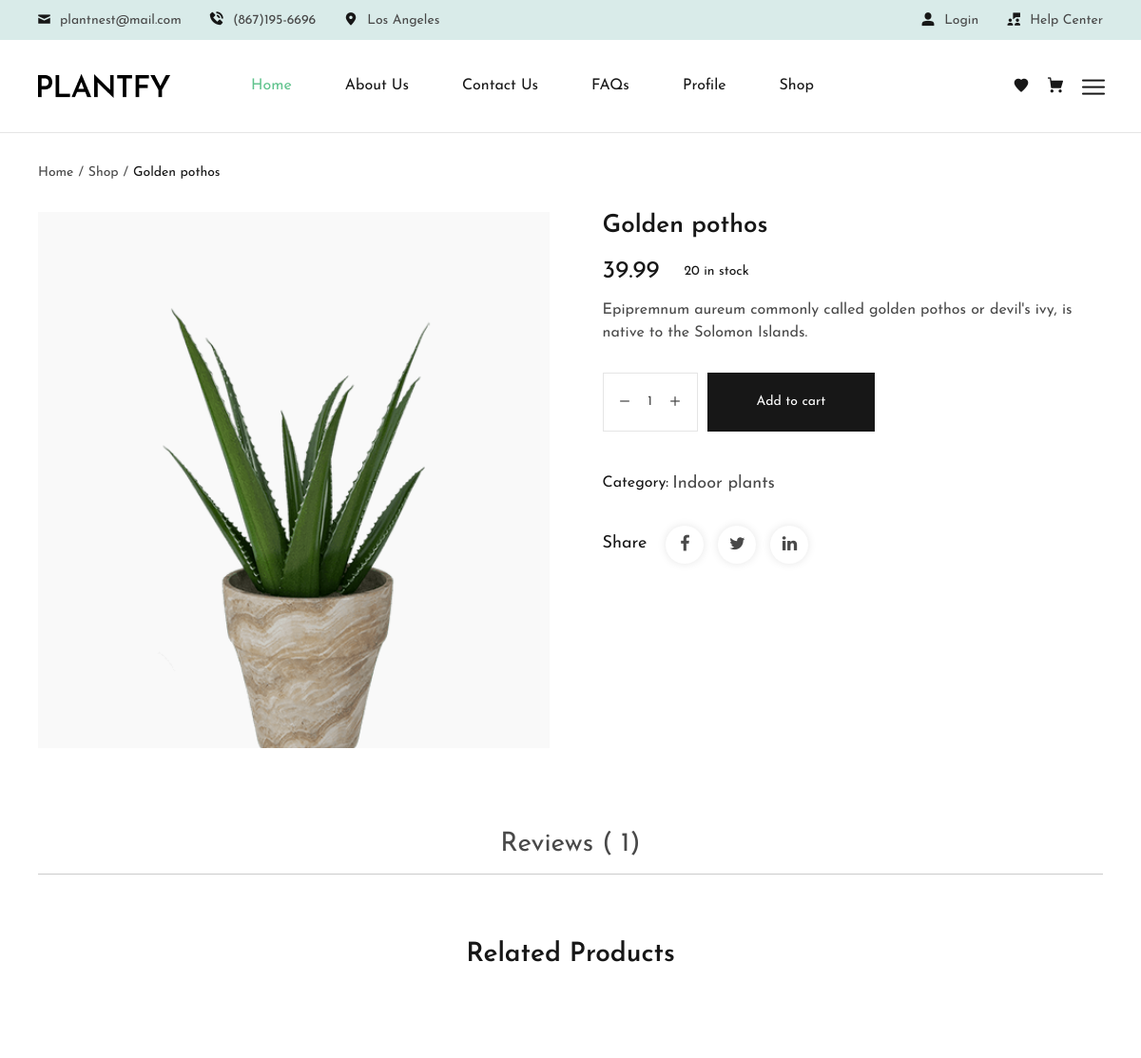
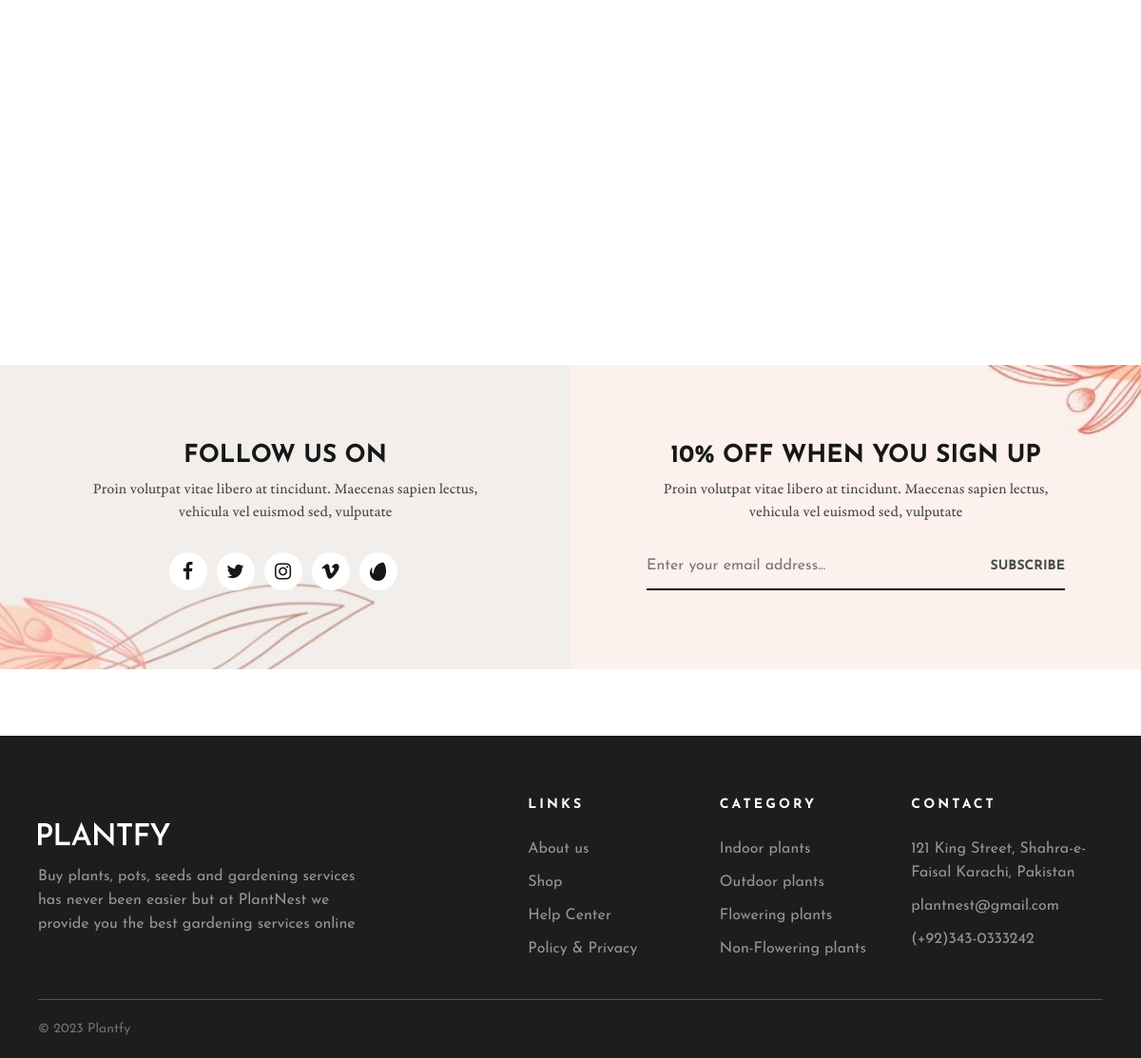
The page /plantfy/product-single.php?id=2 on the database its author committed (2 pictures, top to bottom).
### tables this page shows
CREATE TABLE `products` (
  `productID` int(11) NOT NULL,
  `productName` varchar(225) DEFAULT NULL,
  `productDescription` varchar(225) DEFAULT NULL,
  `productPrice` varchar(225) DEFAULT NULL,
  `productImage` varchar(225) DEFAULT NULL,
  `productStock` varchar(255) NOT NULL,
  `categoryID` int(11) DEFAULT NULL
);

CREATE TABLE `categories` (
  `categoryID` int(11) NOT NULL,
  `categoryName` varchar(225) DEFAULT NULL,
  `categoryImage` varchar(225) DEFAULT NULL
);

### plantfy/product-single.php (the view, shortened to what this page needs)
<?php
include("./components/header.php");
?>
<main>
    <?php
    if (isset($_GET['id'])) {
        $getProductId = $_GET['id'];
        ?>
        <?php
        $query = $pdo->prepare("Select * from products where productID = :id");
        $query->bindParam("id", $getProductId);
        $query->execute();
        $singleProduct = $query->fetchAll(PDO::FETCH_ASSOC);
        foreach ($singleProduct as $title) {
            ?>
            <div class="single-breadcrumbs">
                <div class="container-fluid custom-container">
                    <ul class="single-breadcrumbs-list">
                        <li><a href="index.php">Home</a></li>
                        <li><a href="allProducts.php">Shop</a></li>
                        <li><span>
                                <?php echo $title['productName'] ?>
                            </span></li>
                    </ul>
                </div>
            </div>
            <?php
        }
        ?>
        <div class="product-single-section section-padding-2">
            <div class="container-fluid custom-container">
                <?php
                $query = $pdo->prepare("Select * from products where productID = :id");
                $query->bindParam("id", $getProductId);
                $query->execute();
                $singleProduct = $query->fetchAll(PDO::FETCH_ASSOC);
                foreach ($singleProduct as $singleItem) {
                    ?>
                    <div class="product-single-wrapper">
                        <div class="product-single-col-1">
                            <div class="product-single-image">
                                <div class="product-single-slide-item swiper-slide">
                                    <img src="../adminPanel/images/products/<?php echo $singleItem['productImage'] ?>"
                                        width="694" height="728" />
                                </div>
                            </div>
                        </div>
                        <div class="product-single-col-2">
                            <div class="product-single-content">
                                <h2 class="product-single-content__title">
                                    <?php echo $singleItem['productName'] ?>
                                </h2>
                                <div class="product-single-content__price-stock">
                                    <div class="product-single-content__price">
                                        <ins>
                                            <?php echo $singleItem['productPrice'] ?>
                                        </ins>
                                    </div>
                                    <div class="product-single-content__stock">
                                        <span class="stock-text">
                                            <?php echo $singleItem['productStock'] ?> in stock
                                        </span>
                                    </div>
                                </div>
                                <div class="product-single-content__short-description">
                                    <p>
                                        <?php echo $singleItem['productDescription'] ?>
                                    </p>
                                </div>
                                <form action="cart.php" method="post">
                                    <div class="product-single-content__add-to-cart-wrapper">
                                        <div class="product-single-content__quantity-add-to-cart">
                                            <div class="product-single-content__quantity product-quantity">
                                                <button type="button" class="decrease">
                                                    <i class="lastudioicon-i-delete-2"></i>
                                                </button>
                                                <input class="quantity-input" name="getQty" type="text" value="1" />
                                                <button type="button" class="increase">
                                                    <i class="lastudioicon-i-add-2"></i>
                                                </button>
                                            </div>
                                            <button name='addToCartBtn' class="product-single-content__add-to-cart btn">
                                                Add to cart
                                            </button>
                                        </div>
                                    </div>
                                </form>
                                <div class="product-single-content__meta">
                                    <div class="product-single-content__meta--item">
                                        <div class="label">Category:</div>
                                        <div class="content">
                                            <?php
                                            $getCategoryId = $singleItem['categoryID'];
                                            $query = $pdo->prepare("Select categoryName from categories where categoryID = :id");
                                            $query->bindParam("id", $getCategoryId);
                                            $query->execute();
                                            $getCategoryName = $query->fetchAll(PDO::FETCH_ASSOC);
                                            foreach ($getCategoryName as $singleCtgName) {
                                                ?>
                                                <a href="#">
                                                    <?php echo $singleCtgName['categoryName'] ?>
                                                </a>
                                            </div>
                                        </div>
                                    </div>
                                    <div class="product-single-content__social">
                                        <div class="label">Share</div>
                                        <ul class="socail-icon">
                                            <li>
                                                <a href="#" aria-label="facebook">
                                                    <i class="lastudioicon-b-facebook"></i>
                                                </a>
                                            </li>
                                            <li>
                                                <a href="#" aria-label="twitter">
                                                    <i class="lastudioicon-b-twitter"></i>
                                                </a>
                                            </li>
                                            <li>
                                                <a href="#" aria-label="linkedin">
                                                    <i class="lastudioicon-b-linkedin"></i>
                                                </a>
                                            </li>
                                        </ul>
                                    </div>
                                </div>
                            </div>
                        </div>
                    </div>
                </div>
                <div class="product-single-tabs-section section-padding-2">
                    <div class="container-fluid custom-container">
                        <div class="product-single-tabs">
                            <ul class="nav justify-content-center">
                                <?php
                                $productID = $_SESSION['productReviewID'];
                                $query = $pdo->prepare('SELECT COUNT(*) AS reviewCount FROM productreviews WHERE productID = :p_ID');
                                $query->bindParam(':p_ID', $productID, PDO::PARAM_INT);
                                $query->execute();
                                $result = $query->fetch(PDO::FETCH_ASSOC);
                                $reviewCount = $result['reviewCount'];
                                ?>
                                <li>
                                    <button data-bs-toggle="pill" data-bs-target="#reviews" type="button">
                                        Reviews (
                                        <?php echo $reviewCount; ?>)
                                    </button>
                                </li>
                            </ul>
                            <div class="tab-content">
                            </div>
                        </div>
                    </div>
                    <div class="related-product-section section-padding-2">
                        <div class="container-fluid custom-container">
                            <div class="related-title text-center">
                                <h2 class="related-title__title">Related Products</h2>
                            </div>
                            <div class="row">
                                <?php
                                $query = $pdo->prepare("Select * from products where categoryID = :id");
                                $query->bindParam("id", $getCategoryId);
                                $query->execute();
                                $relatedProducts = $query->fetchAll(PDO::FETCH_ASSOC);
                                foreach ($relatedProducts as $singleRelatedItem) {
                                    ?>
                                    <div class="col-md-3">
                                    </div>
                                    <?php
                                }
                                            }
                }
    }
    ?>
                </div>
            </div>
        </div>
        <div class="newsletter-section">
            <div class="newsletter-left" style="background-image: url(assets/images/newsletter-bg-1.jpg)">
                <div class="newsletter-wrapper text-center">
                    <h4 class="newsletter-wrapper__title">Follow us on</h4>
                    <p>
                        Proin volutpat vitae libero at tincidunt. Maecenas sapien
                        lectus, vehicula vel euismod sed, vulputate
                    </p>
                    <div class="newsletter-social">
                        <ul class="newsletter-social__list">
                            <li>
                                <a href="#" aria-label="facebook">
                                    <i class="lastudioicon-b-facebook"></i>
                                </a>
                            </li>
                            <li>
                                <a href="#" aria-label="twitter">
                                    <i class="lastudioicon-b-twitter"></i>
                                </a>
                            </li>
                            <li>
                                <a href="#" aria-label="instagram">
                                    <i class="lastudioicon-b-instagram"></i>
                                </a>
                            </li>
                            <li>
                                <a href="#" aria-label="vimeo">
                                    <i class="lastudioicon-b-vimeo"></i>
                                </a>
                            </li>
                            <li>
                                <a href="#" aria-label="envato">
                                    <i class="lastudioicon-envato"></i>
                                </a>
                            </li>
                        </ul>
                    </div>
                </div>
            </div>
            <div class="newsletter-right" style="background-image: url(assets/images/newsletter-bg-2.jpg)">
                <div class="newsletter-wrapper text-center">
                    <h4 class="newsletter-wrapper__title">10% off when you sign up</h4>
                    <p>
                        Proin volutpat vitae libero at tincidunt. Maecenas sapien
                        lectus, vehicula vel euismod sed, vulputate
                    </p>
                    <form action="#">
                        <div class="newsletter-form-style-1">
                            <input type="text" placeholder="Enter your email address..." />
                            <button>Subscribe</button>
                        </div>
                    </form>
                </div>
            </div>
        </div>
</main>
<?php
include("./components/footer.php");
?>

### rows shown on the page
products: productName "Golden pothos", productImage (picture), productPrice "39.99", productStock "20", productDescription "Epipremnum aureum commonly called golden pothos or devil's ivy, is native to the Solomon Islands."
categories: categoryName "Indoor plants", reviewCount "1"
